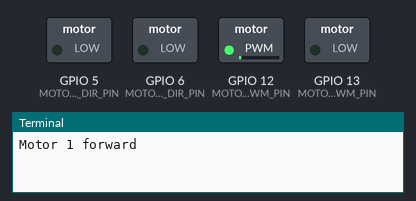
Recording of a program running on a simulated Raspberry Pi (BCM pin numbers). Parts: switched loads named in the program (green lamp = pin HIGH), the last lines printed to the terminal. At 25.0 s the program stops and its outputs stay as they are.

Above: at 0.15 s.
At 2.7 s:
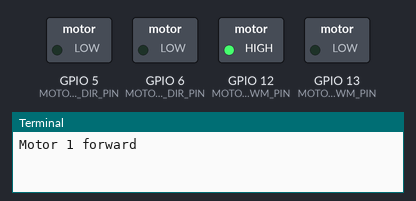
At 5.6 s:
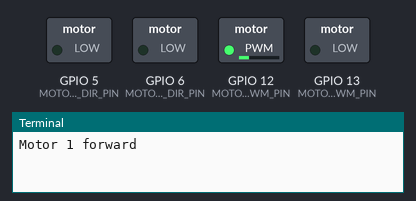
At 8.9 s:
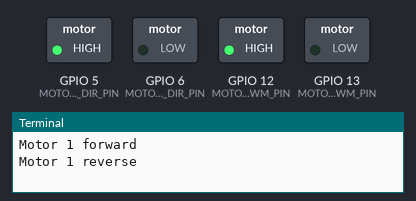
At 15.1 s:
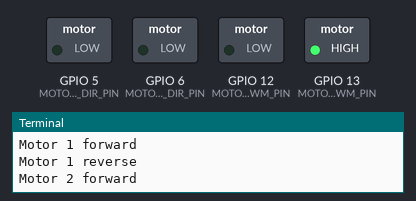
At 21.4 s:
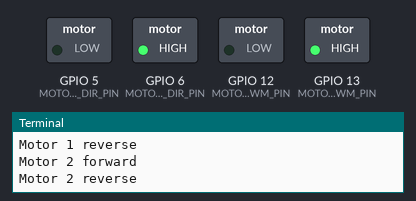
Timing chart, 0 to 26.5 s (numbered marks = the images above):
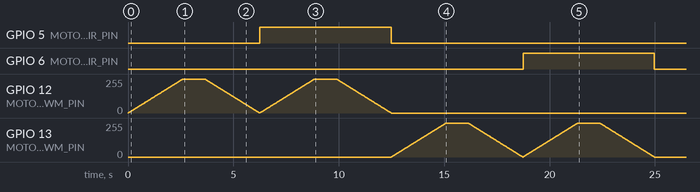

Measured:
- by itself, GPIO 5 (MOTOR1_DIR_PIN): LOW → HIGH at 6.3 s, → LOW 6.2 s later
- by itself, GPIO 6 (MOTOR2_DIR_PIN): LOW → HIGH at 18.7 s, → LOW 6.2 s later

The program:

example.py
```python
from __future__ import print_function
import time
from drv8835_driver_pigpio import motors, MAX_SPEED, io_init, cleanup

# Set up sequences of motor speeds.
test_forward_speeds = list(range(0, MAX_SPEED, 2000)) + \
  [MAX_SPEED] * 200 + list(range(MAX_SPEED, 0, -2000)) + [0]

test_reverse_speeds = list(range(0, -MAX_SPEED, -2000)) + \
  [-MAX_SPEED] * 200 + list(range(-MAX_SPEED, 0, 2000)) + [0]

try:
    io_init(host="localhost", port=8888)
    motors.setSpeeds(0, 0)

    print("Motor 1 forward")
    for s in test_forward_speeds:
        motors.motor1.setSpeed(s)
        time.sleep(0.005)

    print("Motor 1 reverse")
    for s in test_reverse_speeds:
        motors.motor1.setSpeed(s)
        time.sleep(0.005)

    print("Motor 2 forward")
    for s in test_forward_speeds:
        motors.motor2.setSpeed(s)
        time.sleep(0.005)

    print("Motor 2 reverse")
    for s in test_reverse_speeds:
        motors.motor2.setSpeed(s)
        time.sleep(0.005)

finally:
  # Stop the motors, even if there is an exception
  # or the user presses Ctrl+C to kill the process.
  motors.setSpeeds(0, 0)
  cleanup()
```

drv8835_driver_pigpio.py
```python
try:
    import pigpio
except RuntimeError:
    print("Error importing pigpio module! Please ensure pigpio and python[3]-pigpio are installed")

# Motor speeds for this library are specified as numbers
# between -MAX_SPEED and MAX_SPEED, inclusive.
_max_speed = 1000000
MAX_SPEED = _max_speed

# Default GPIO pin assignments
MOTOR1_PWM_PIN = 12
MOTOR1_DIR_PIN = 5
MOTOR2_PWM_PIN = 13
MOTOR2_DIR_PIN = 6
# Default PWM frequency - Since pigpio uses hardware PWM we can go very high
PWM_FREQUENCY=250000 # 250 KHz is the max PWM supported by the 8835!
# Default host and port - Local on default port 8888
DEFAULT_HOST="127.0.0.1"
DEFAULT_PORT=8888

# Global pigpio pi object
the_pi = None

def io_init(host=DEFAULT_HOST, port=DEFAULT_PORT):
    """GPIO initializer - global as done once regardless of number of instances of Motor/Motors classes"""
    global the_pi
    if not the_pi == None:
        return

    # Connect to the pigpio daemon
    the_pi=pigpio.pi(host, port)
    # Setup GPIO modes & PWM params
    the_pi.set_mode(MOTOR1_DIR_PIN, pigpio.OUTPUT)
    the_pi.set_mode(MOTOR2_DIR_PIN, pigpio.OUTPUT)
     # Set initial PWM speeds to 0 (stopped)
    the_pi.hardware_PWM(MOTOR1_PWM_PIN, 0, 0)
    the_pi.hardware_PWM(MOTOR2_PWM_PIN, 0, 0)

def cleanup():
    """Global cleanup"""
    global the_pi
    the_pi.stop()

class Motor(object):
    MAX_SPEED = _max_speed

    def __init__(self, pwm_pin, dir_pin):
        self.pwm_pin = pwm_pin
        self.dir_pin = dir_pin

    def setSpeed(self, speed):
        io_init()
        global the_pi
        dir_value = 0
        if speed < 0:
            speed = -speed
            dir_value = 1
        if speed > MAX_SPEED:
            speed = MAX_SPEED
        the_pi.hardware_PWM(self.pwm_pin, PWM_FREQUENCY, speed)
        the_pi.write(self.dir_pin, dir_value)

    def setSpeedPercent(self, speed):
        if speed < -100:
            speed = -100
        elif speed > 100:
            speed = 100
        # Map to range
        speed = speed * MAX_SPEED // 100
        self.setSpeed(speed)

class Motors(object):
    MAX_SPEED = _max_speed

    def __init__(self):
        self.motor1 = Motor(pwm_pin=MOTOR1_PWM_PIN, dir_pin=MOTOR1_DIR_PIN)
        self.motor2 = Motor(pwm_pin=MOTOR2_PWM_PIN, dir_pin=MOTOR2_DIR_PIN)

    def setSpeeds(self, m1_speed, m2_speed):
        self.motor1.setSpeed(m1_speed)
        self.motor2.setSpeed(m2_speed)

    def setSpeedsPercent(self, m1_speed, m2_speed):
        self.motor1.setSpeedPercent(m1_speed)
        self.motor2.setSpeedPercent(m2_speed)

motors = Motors()
```
